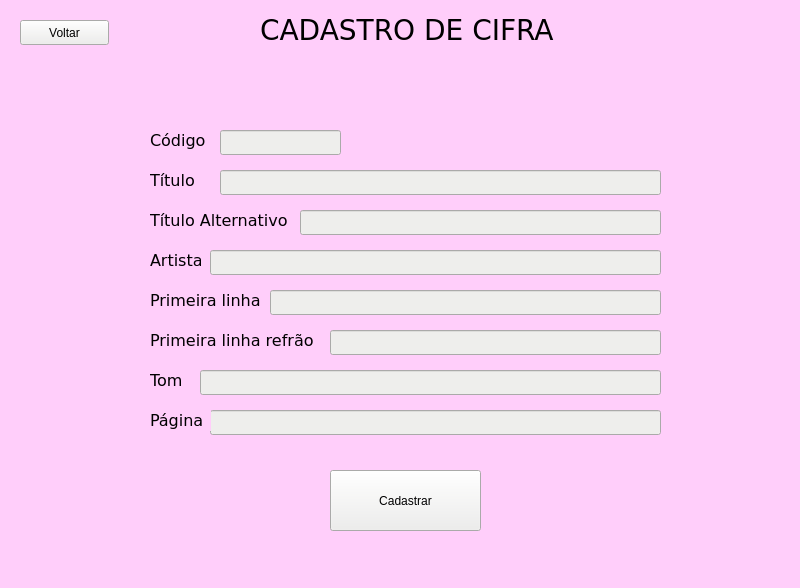
<?xml version="1.0" encoding="UTF-8"?>
<ui version="4.0">
 <class>MainWindow</class>
 <widget class="QMainWindow" name="MainWindow">
  <property name="geometry">
   <rect>
    <x>0</x>
    <y>0</y>
    <width>800</width>
    <height>588</height>
   </rect>
  </property>
  <property name="windowTitle">
   <string>MainWindow</string>
  </property>
  <property name="styleSheet">
   <string notr="true">background-color: rgb(255, 206, 250);</string>
  </property>
  <widget class="QWidget" name="centralwidget">
   <widget class="QLineEdit" name="lineEdit">
    <property name="geometry">
     <rect>
      <x>220</x>
      <y>130</y>
      <width>121</width>
      <height>25</height>
     </rect>
    </property>
    <property name="styleSheet">
     <string notr="true">background-color: rgb(238, 238, 236);</string>
    </property>
   </widget>
   <widget class="QLineEdit" name="lineEdit_2">
    <property name="geometry">
     <rect>
      <x>220</x>
      <y>170</y>
      <width>441</width>
      <height>25</height>
     </rect>
    </property>
    <property name="styleSheet">
     <string notr="true">background-color: rgb(238, 238, 236);</string>
    </property>
   </widget>
   <widget class="QLineEdit" name="lineEdit_3">
    <property name="geometry">
     <rect>
      <x>300</x>
      <y>210</y>
      <width>361</width>
      <height>25</height>
     </rect>
    </property>
    <property name="styleSheet">
     <string notr="true">background-color: rgb(238, 238, 236);</string>
    </property>
   </widget>
   <widget class="QLineEdit" name="lineEdit_4">
    <property name="geometry">
     <rect>
      <x>330</x>
      <y>330</y>
      <width>331</width>
      <height>25</height>
     </rect>
    </property>
    <property name="styleSheet">
     <string notr="true">background-color: rgb(238, 238, 236);</string>
    </property>
   </widget>
   <widget class="QLineEdit" name="lineEdit_5">
    <property name="geometry">
     <rect>
      <x>210</x>
      <y>250</y>
      <width>451</width>
      <height>25</height>
     </rect>
    </property>
    <property name="styleSheet">
     <string notr="true">background-color: rgb(238, 238, 236);</string>
    </property>
   </widget>
   <widget class="QLineEdit" name="lineEdit_6">
    <property name="geometry">
     <rect>
      <x>270</x>
      <y>290</y>
      <width>391</width>
      <height>25</height>
     </rect>
    </property>
    <property name="styleSheet">
     <string notr="true">background-color: rgb(238, 238, 236);</string>
    </property>
   </widget>
   <widget class="QLineEdit" name="lineEdit_7">
    <property name="geometry">
     <rect>
      <x>200</x>
      <y>370</y>
      <width>461</width>
      <height>25</height>
     </rect>
    </property>
    <property name="styleSheet">
     <string notr="true">background-color: rgb(238, 238, 236);</string>
    </property>
   </widget>
   <widget class="QLineEdit" name="lineEdit_8">
    <property name="geometry">
     <rect>
      <x>210</x>
      <y>410</y>
      <width>451</width>
      <height>25</height>
     </rect>
    </property>
    <property name="styleSheet">
     <string notr="true">background-color: rgb(238, 238, 236);</string>
    </property>
   </widget>
   <widget class="QPushButton" name="pushButton">
    <property name="geometry">
     <rect>
      <x>20</x>
      <y>20</y>
      <width>89</width>
      <height>25</height>
     </rect>
    </property>
    <property name="styleSheet">
     <string notr="true">background-color: rgb(238, 238, 236);</string>
    </property>
    <property name="text">
     <string>Voltar</string>
    </property>
   </widget>
   <widget class="QLabel" name="label">
    <property name="geometry">
     <rect>
      <x>260</x>
      <y>10</y>
      <width>301</width>
      <height>41</height>
     </rect>
    </property>
    <property name="font">
     <font>
      <family>DejaVu Sans</family>
      <pointsize>21</pointsize>
     </font>
    </property>
    <property name="text">
     <string>CADASTRO DE CIFRA</string>
    </property>
   </widget>
   <widget class="QLabel" name="label_2">
    <property name="geometry">
     <rect>
      <x>150</x>
      <y>130</y>
      <width>61</width>
      <height>21</height>
     </rect>
    </property>
    <property name="font">
     <font>
      <family>DejaVu Sans</family>
      <pointsize>12</pointsize>
     </font>
    </property>
    <property name="text">
     <string>Código</string>
    </property>
   </widget>
   <widget class="QLabel" name="label_3">
    <property name="geometry">
     <rect>
      <x>150</x>
      <y>170</y>
      <width>61</width>
      <height>21</height>
     </rect>
    </property>
    <property name="font">
     <font>
      <family>DejaVu Sans</family>
      <pointsize>12</pointsize>
     </font>
    </property>
    <property name="text">
     <string>Título</string>
    </property>
   </widget>
   <widget class="QLabel" name="label_4">
    <property name="geometry">
     <rect>
      <x>150</x>
      <y>210</y>
      <width>141</width>
      <height>21</height>
     </rect>
    </property>
    <property name="font">
     <font>
      <family>DejaVu Sans</family>
      <pointsize>12</pointsize>
     </font>
    </property>
    <property name="text">
     <string>Título Alternativo</string>
    </property>
   </widget>
   <widget class="QLabel" name="label_5">
    <property name="geometry">
     <rect>
      <x>150</x>
      <y>250</y>
      <width>51</width>
      <height>21</height>
     </rect>
    </property>
    <property name="font">
     <font>
      <family>DejaVu Sans</family>
      <pointsize>12</pointsize>
     </font>
    </property>
    <property name="text">
     <string>Artista</string>
    </property>
   </widget>
   <widget class="QLabel" name="label_6">
    <property name="geometry">
     <rect>
      <x>150</x>
      <y>290</y>
      <width>111</width>
      <height>21</height>
     </rect>
    </property>
    <property name="font">
     <font>
      <family>DejaVu Sans</family>
      <pointsize>12</pointsize>
     </font>
    </property>
    <property name="text">
     <string>Primeira linha</string>
    </property>
   </widget>
   <widget class="QLabel" name="label_7">
    <property name="geometry">
     <rect>
      <x>150</x>
      <y>330</y>
      <width>171</width>
      <height>21</height>
     </rect>
    </property>
    <property name="font">
     <font>
      <family>DejaVu Sans</family>
      <pointsize>12</pointsize>
     </font>
    </property>
    <property name="text">
     <string>Primeira linha refrão</string>
    </property>
   </widget>
   <widget class="QLabel" name="label_8">
    <property name="geometry">
     <rect>
      <x>150</x>
      <y>370</y>
      <width>41</width>
      <height>21</height>
     </rect>
    </property>
    <property name="font">
     <font>
      <family>DejaVu Sans</family>
      <pointsize>12</pointsize>
     </font>
    </property>
    <property name="text">
     <string>Tom</string>
    </property>
   </widget>
   <widget class="QLabel" name="label_9">
    <property name="geometry">
     <rect>
      <x>150</x>
      <y>410</y>
      <width>61</width>
      <height>21</height>
     </rect>
    </property>
    <property name="font">
     <font>
      <family>DejaVu Sans</family>
      <pointsize>12</pointsize>
     </font>
    </property>
    <property name="text">
     <string>Página</string>
    </property>
   </widget>
   <widget class="QPushButton" name="pushButton_2">
    <property name="geometry">
     <rect>
      <x>330</x>
      <y>470</y>
      <width>151</width>
      <height>61</height>
     </rect>
    </property>
    <property name="styleSheet">
     <string notr="true">background-color: rgb(238, 238, 236);</string>
    </property>
    <property name="text">
     <string>Cadastrar</string>
    </property>
   </widget>
   <widget class="QLabel" name="label_10">
    <property name="geometry">
     <rect>
      <x>150</x>
      <y>90</y>
      <width>341</width>
      <height>17</height>
     </rect>
    </property>
    <property name="text">
     <string/>
    </property>
   </widget>
  </widget>
  <widget class="QMenuBar" name="menubar">
   <property name="geometry">
    <rect>
     <x>0</x>
     <y>0</y>
     <width>800</width>
     <height>22</height>
    </rect>
   </property>
  </widget>
  <widget class="QStatusBar" name="statusbar"/>
 </widget>
 <resources/>
 <connections/>
</ui>
